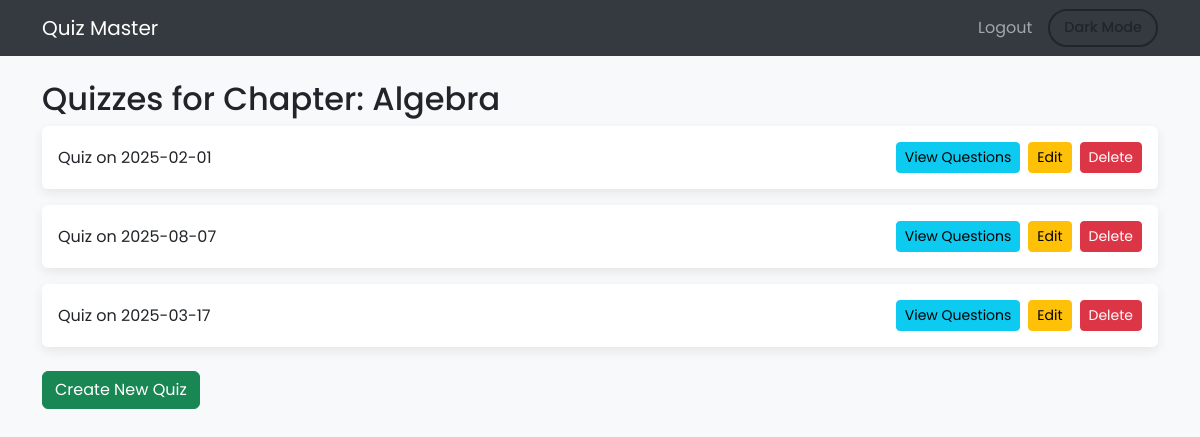
The page /chapter_quizzes/1 on the database its author committed.
### app.py (models this page shows)
class Chapter(db.Model):
    id = db.Column(db.Integer, primary_key=True)
    subject_id = db.Column(db.Integer, db.ForeignKey('subject.id'), nullable=False)
    name = db.Column(db.String(100), nullable=False)
    description = db.Column(db.Text, nullable=True)

class Quiz(db.Model):
    id = db.Column(db.Integer, primary_key=True)
    chapter_id = db.Column(db.Integer, db.ForeignKey('chapter.id'), nullable=False)
    date_of_quiz = db.Column(db.Date, nullable=False)
    time_duration = db.Column(db.String(10), nullable=False)
    remarks = db.Column(db.Text, nullable=True)

### app.py (the view)
@app.route('/chapter_quizzes/<int:chapter_id>')
def chapter_quizzes(chapter_id):
    chapter = Chapter.query.get_or_404(chapter_id)
    quizzes = Quiz.query.filter_by(chapter_id=chapter_id).all()
    return render_template('chapter_quizzes.html', chapter=chapter, quizzes=quizzes)

### templates/chapter_quizzes.html (shortened to what this page needs)
<!DOCTYPE html>
<html lang="en" class="light-theme">
<head>
  <link href="https://cdn.jsdelivr.net/npm/bootstrap@5.3.0/dist/css/bootstrap.min.css" rel="stylesheet" />
</head>
<body>
  <nav class="navbar navbar-expand-lg navbar-dark">
    <div class="container">
      <a class="navbar-brand" href="/">Quiz Master</a>
      <div class="collapse navbar-collapse">
        <ul class="navbar-nav ms-auto align-items-center">
          <li class="nav-item"><a class="nav-link" href="/logout">Logout</a></li>
          <li class="nav-item ms-2">
            <button id="theme-toggle" class="btn btn-theme-toggle">Dark Mode</button>
          </li>
        </ul>
      </div>
    </div>
  </nav>
  <div class="container mt-4">
    <h2>Quizzes for Chapter: {{ chapter.name }}</h2>
    {% if quizzes %}
    <div class="row row-cols-1 g-3">
      {% for quiz in quizzes %}
      <div class="col">
        <div class="d-flex justify-content-between align-items-center p-3 rounded quiz-card">
          <div>Quiz on {{ quiz.date_of_quiz }}</div>
          <div class="d-flex flex-wrap gap-2">
            <a href="/quiz_questions/{{ quiz.id }}" class="btn btn-info btn-sm">View Questions</a>
            <a href="/edit_quiz/{{ quiz.id }}" class="btn btn-warning btn-sm">Edit</a>
            <form action="/delete_quiz/{{ quiz.id }}" method="POST" class="d-inline">
              <button type="submit" class="btn btn-danger btn-sm">Delete</button>
            </form>
          </div>
        </div>
      </div>
      {% endfor %}
    </div>
    {% else %}
    <p class="mt-3">No quizzes created for this chapter yet.</p>
    {% endif %}
    <a href="/create_quiz/{{ chapter.id }}" class="btn btn-success mt-4">Create New Quiz</a>
  </div>
</body>
</html>

### templates/chapter_quizzes.html (style rules this page uses)
:root { --bg-color: #f8f9fa; --text-color: #212529; --card-bg: #ffffff; --navbar-bg: #343a40; --input-bg: rgba(255, 255, 255, 0.6); --input-text: #262b30; --box-shadow: 0 4px 12px rgba(0, 0, 0, 0.08); }
body { background-color: var(--bg-color); color: var(--text-color); transition: background-color 0.4s ease, color 0.4s ease; font-family: 'Poppins', sans-serif; }
.navbar { background-color: var(--navbar-bg) !important; }
h2 { color: var(--text-color); }
.btn-theme-toggle { display: flex; align-items: center; gap: 0.4rem; border: 2px solid var(--text-color); color: var(--text-color); background-color: transparent; border-radius: 999px; padding: 6px 14px; font-size: 0.9rem; font-weight: 500; transition: background-color 0.3s ease, color 0.3s ease, border-color 0.3s ease; }
.quiz-card { background-color: var(--card-bg); color: var(--text-color); box-shadow: var(--box-shadow); transition: background-color 0.4s ease, color 0.4s ease, box-shadow 0.3s ease; }

### rows shown on the page
Chapter: name "Algebra"
Quiz: date_of_quiz "2025-02-01"
Quiz: date_of_quiz "2025-08-07"
Quiz: date_of_quiz "2025-03-17"
